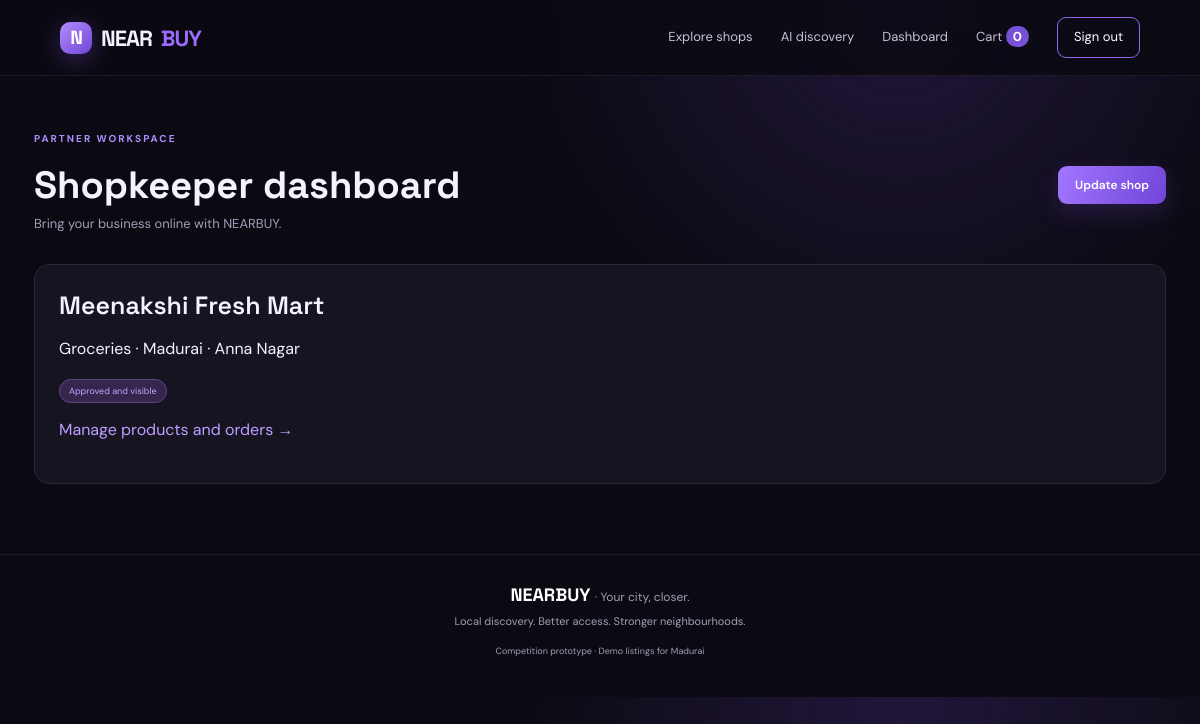
The page /dashboard (signed in) on the database its author committed.
### models.py (models this page shows)
class Shop(db.Model):
    id = db.Column(db.Integer, primary_key=True)
    name = db.Column(db.String(140), nullable=False)
    owner_name = db.Column(db.String(100), nullable=False)
    category = db.Column(db.String(60), nullable=False)
    description = db.Column(db.Text, default="")
    city = db.Column(db.String(80), nullable=False, index=True)
    area = db.Column(db.String(100), default="")
    address = db.Column(db.String(255), default="")
    phone = db.Column(db.String(30), default="")
    approved = db.Column(db.Boolean, default=True)
    created_at = db.Column(db.DateTime, default=datetime.utcnow)
    products = db.relationship("Product", backref="shop", cascade="all, delete-orphan")

### app.py (the view, shortened to what this page needs)
@app.route("/dashboard")
@login_required
def dashboard():
    if current_user.role == "shopkeeper":
        shop = Shop.query.filter_by(phone=current_user.phone).first()
        if not shop:
            shop = Shop.query.filter_by(owner_name=current_user.name).first()
        return render_template("shop_dashboard.html", shop=shop)

### app.py (called while the page is built)
@login_manager.user_loader
def load_user(user_id):
    return db.session.get(User, int(user_id))

@app.context_processor
def inject_globals():
    cart = session.get("cart", {})
    return {"cart_count": sum(int(v) for v in cart.values()), "categories": [
        "Groceries", "Furniture", "Meat & Seafood", "Electronics",
        "Clothing", "Hardware", "Pharmacy", "Stationery", "Bakery"
    ]}

### templates/shop_dashboard.html
{% extends "base.html" %}{% block title %}Shopkeeper dashboard{% endblock %}{% block content %}
<div class="dashboard-head"><div><div class="eyebrow">PARTNER WORKSPACE</div><h1>Shopkeeper dashboard</h1><p>Bring your business online with NEARBUY.</p></div><a class="btn primary" href="{{ url_for('shop_register') }}"> {{ 'Update shop' if shop else 'Register your shop' }}</a></div>
{% if shop %}<div class="panel"><h2>{{ shop.name }}</h2><p>{{ shop.category }} · {{ shop.city }} · {{ shop.area }}</p><span class="status">{{ 'Approved and visible' if shop.approved else 'Awaiting admin approval' }}</span><p><a href="{{ url_for('manage_shop') }}">Manage products and orders →</a></p></div>{% else %}<div class="empty large-empty"><span>🏪</span><h2>Your shop's digital storefront starts here</h2><p>Register your business to add products and receive local orders.</p><a class="btn primary" href="{{ url_for('shop_register') }}">Register shop</a></div>{% endif %}
{% endblock %}

### static/style.css (style rules this page uses)
:root { --bg:#0b0a12;--panel:#151321;--panel2:#1b182a;--line:#2b263c;--text:#f5f2ff;--muted:#a49db7;--purple:#9b6cff;--purple2:#7145d8;--green:#73e0b0;--font:'DM Sans',sans-serif;--display:'Space Grotesk',sans-serif }
* { box-sizing:border-box }
body { margin:0;background:radial-gradient(circle at 75% 0%,#21163a 0,transparent 34%),var(--bg);color:var(--text);font-family:var(--font);line-height:1.55 }
a { color:inherit;text-decoration:none }
.eyebrow { font-size:10px;font-weight:700;letter-spacing:2px;color:#ad8cff;margin-bottom:14px }
.btn { border:0;border-radius:9px;padding:11px 17px;background:#29243a;color:white;font:600 12px var(--font);cursor:pointer;display:inline-flex;align-items:center;justify-content:center;gap:7px;white-space:nowrap }
.btn.primary { background:linear-gradient(110deg,#a276ff,#7045d8);box-shadow:0 8px 24px #8052df35 }
.section-head h2,.panel h2 { font:600 25px var(--display);margin:0 }
.auth-card,.panel { background:#171422;border:1px solid var(--line);border-radius:15px;padding:24px }
.auth-switch a,.panel a { color:#bd9eff }
.dashboard-head { display:flex;justify-content:space-between;align-items:center;padding:55px 0 25px }
.dashboard-head h1 { font:700 38px var(--display);margin:0 }
.dashboard-head p { color:var(--muted);font-size:13px;margin:5px 0 }
.status { font-size:9px;color:#bfa6ff;background:#34264d;border:1px solid #5b4387;border-radius:20px;padding:5px 9px;white-space:nowrap }

### rows shown on the page
Shop: name "Meenakshi Fresh Mart", category "Groceries", city "Madurai", area "Anna Nagar", approved "Approved and visible"

### other values the page prints
{{ cart_count }} "0"
{{ 'Update shop' if shop else 'Register your shop' }} "Update shop"
